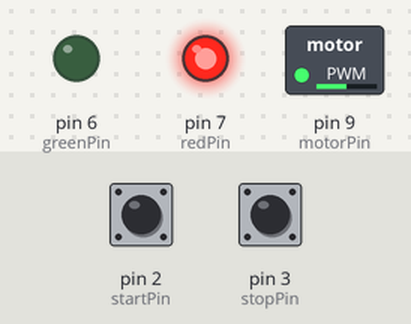
Recording of a sketch running on a simulated Arduino Uno, built with avr-gcc and run on an emulated ATmega328P. Parts: switched loads named in the sketch (green lamp = pin HIGH), output pins drawn as LEDs (lit = HIGH). Dashed ring = blinking. The inputs (shaded band) are chosen by the test bench; at power-on: pin 2 (startPin) LOW, pin 3 (stopPin) HIGH. What the sketch prints to the serial monitor is not drawn.

Above: at 1.29 s.
1.3 s: pin 2 (startPin) pulled HIGH for 0.15 s
At 1.54 s:
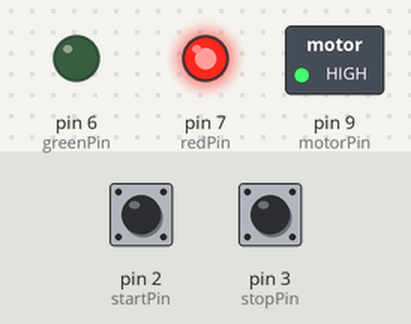
3.2 s: pin 3 (stopPin) pulled LOW for 0.15 s
6.3 s: pin 2 (startPin) pulled HIGH for 1 s
10.3 s: pin 3 (stopPin) pulled LOW for 1 s
14.3 s: pin 2 (startPin) driven HIGH and pin 3 (stopPin) driven LOW
At 15.0 s:
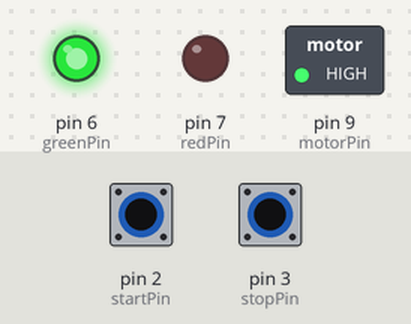
15.8 s: pin 2 (startPin) driven LOW and pin 3 (stopPin) driven HIGH
At 17.0 s:
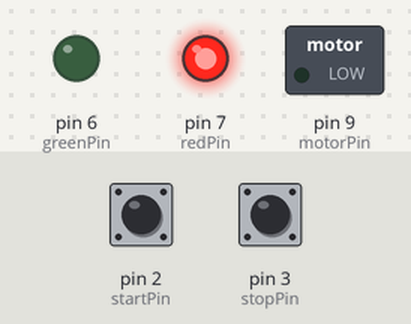
Timing chart, 0 to 66.3 s (numbered marks = the images above; inputs shaded):
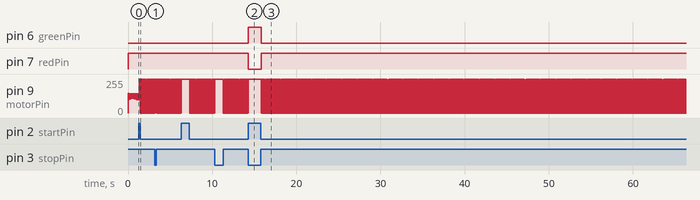

Measured:
- after the input at 14.3 s, pin 6 (greenPin): LOW → HIGH at once; pin 7 (redPin): HIGH → LOW at once; pin 9 (motorPin): goes on until 14.3 s, then stays 255/255
- after the input at 15.8 s, pin 6 (greenPin): HIGH → LOW at once; pin 7 (redPin): LOW → HIGH at once; pin 9 (motorPin): alternates 255/255 for 0.01 s and 0/255 for 0.01 s, starting at once

The sketch:

confetti_cannon.ino
```cpp
// Confetti Cannon
// Eric Modzelewski
int startPin = 2; //Start button
int stopPin = 3; //Stop button
int greenPin = 6;//green led
int redPin = 7; //red led
int motorPin = 9; //motor
int startStatus = 0; //start status
int stopStatus = 0; //stop status

void setup() {
Serial.begin(9600);
pinMode(motorPin, OUTPUT); //sets motor as an output
pinMode(greenPin, OUTPUT); // sets led as output
pinMode(redPin, OUTPUT);
pinMode(startPin, INPUT); // sets the button as input
pinMode(stopPin, INPUT);

}

void loop() { //loop to check device status
//Check on/off status
startStatus = digitalRead(startPin);
stopStatus = digitalRead(stopPin);

if (startStatus == HIGH && stopStatus == LOW) { // if start button is pressed
digitalWrite(greenPin, HIGH); //turn the green led onn
digitalWrite(redPin, LOW); } //turn red led off
digitalWrite(motorPin, HIGH);// turn the motor on
Serial.println("Device on"); // prints that device is on

if (startStatus == LOW && stopStatus == HIGH) { // if stop button pressed
digitalWrite(greenPin, LOW); //turn the green led off
digitalWrite(redPin, HIGH); //turn the red led on
digitalWrite(motorPin, LOW); // turn the motor OFF
Serial.println("Device off"); // prints that device is off
}
}
```
